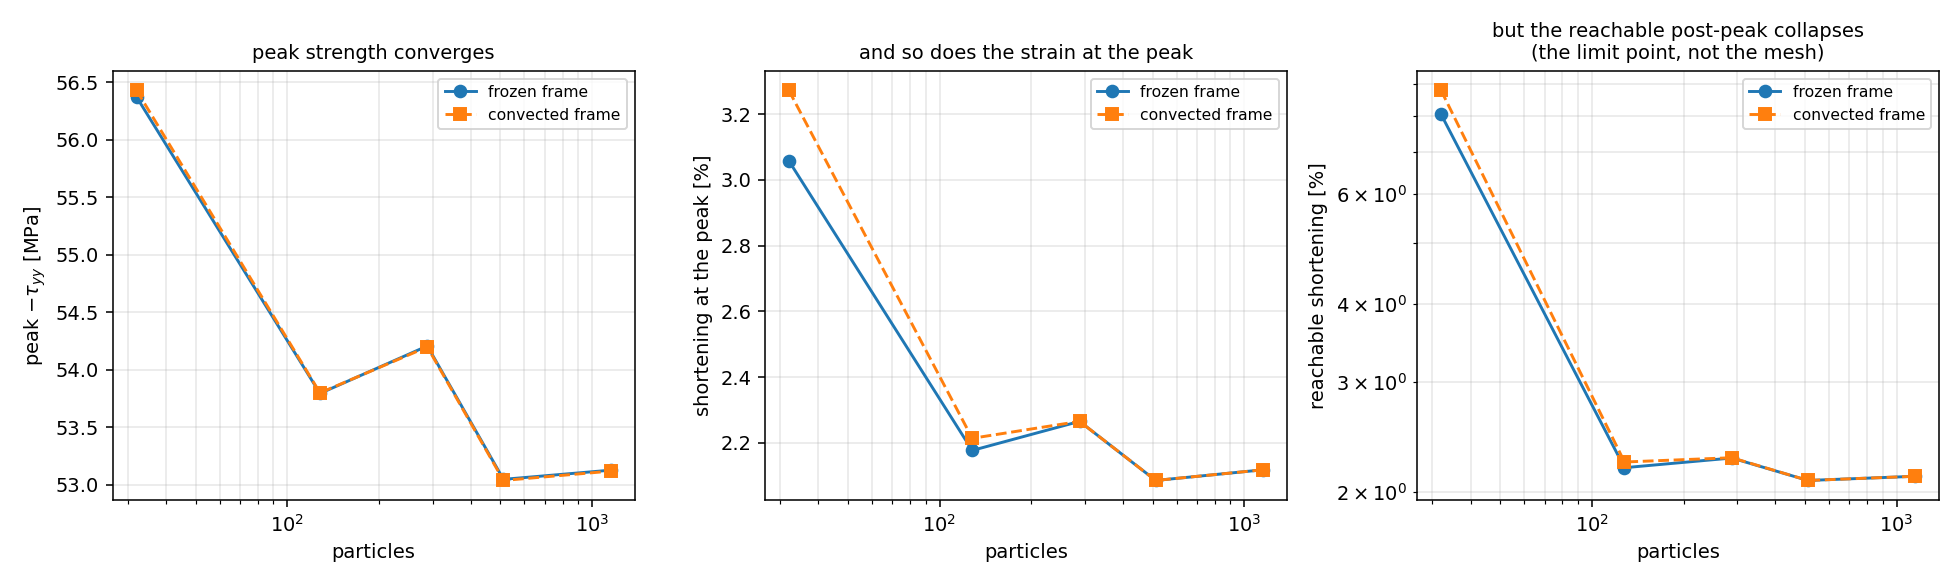

Generate this figure with Python:
# -*- coding: utf-8 -*-
"""Mesh-convergence summary for the plane-strain triaxial shear-band test.

Reads the ``snapshots_frame{0,1}_<tag>.npz`` files written by
``ortho_finite_strain_triaxial_shear_band_test.py`` and produces one table and one figure
comparing the meshes and the two material frames.

WHAT IS AND IS NOT A MESH STUDY HERE.  The runs are displacement controlled, and they terminate
AT the structural limit point -- the peak is passed by one increment and then the tangent
stiffness is singular.  So:

  * the PEAK strength and the strain at which it occurs ARE converged quantities and are what
    this script reports;
  * the BAND WIDTH is not, because at the point the runs stop the damage has barely started
    (omega of order 0.01), and a band width measured there is a width of the incipient
    localisation, not of the developed band.  Getting the developed band at h < l needs
    arc-length or indirect control.

Usage
-----
    python mesh_convergence.py
"""

import glob
import re

import numpy as np

L_NONLOCAL = 1.25
WIDTH, HEIGHT = 10.0, 20.0


def load():
    runs = {}
    for path in sorted(glob.glob("snapshots_frame*_h*l.npz")):
        m = re.match(r"snapshots_frame(\d)_(h.*)\.npz", path)
        if not m:
            continue
        frame, tag = int(m.group(1)), m.group(2)
        d = np.load(path)
        nP = d["omega"].shape[1]
        # nX * nY = nP with nX/nY = WIDTH/HEIGHT -> nY = sqrt(nP * HEIGHT / WIDTH)
        nY = int(round(np.sqrt(nP * HEIGHT / WIDTH)))
        h = HEIGHT / nY
        runs[(tag, frame)] = dict(d=d, nP=nP, h=h, tag=tag, frame=frame)
    return runs


def main():
    runs = load()
    if not runs:
        print("no snapshots_frame*_h*l.npz found -- run the test with --tag h... first")
        return

    tags = sorted({k[0] for k in runs}, key=lambda t: -runs[(t, 0)]["h"])

    print("=" * 100)
    print(" MESH CONVERGENCE -- plane-strain triaxial compression, 5 MPa confinement,")
    print(" SQCNIxNSNI stabilized nodal integration, bedding normal at 45 deg")
    print("=" * 100)
    print(f"{'h [mm]':>8} {'h/l':>6} {'particles':>10} | {'peak frozen':>12} {'at [%]':>7}"
          f" | {'peak convect':>13} {'at [%]':>7} | {'diff [%]':>9} | {'reached f/c [%]':>16}"
          f" | {'max Rp [deg]':>12}")
    print("-" * 100)
    rows = []
    for tag in tags:
        if (tag, 0) not in runs or (tag, 1) not in runs:
            continue
        r0, r1 = runs[(tag, 0)], runs[(tag, 1)]
        h0, h1 = r0["d"]["history"], r1["d"]["history"]
        i0, i1 = np.argmin(h0[:, 1]), np.argmin(h1[:, 1])
        p0, p1 = -h0[i0, 1], -h1[i1, 1]
        rows.append((r0["h"], r0["nP"], p0, h0[i0, 0] * 100, p1, h1[i1, 0] * 100,
                     h0[-1, 0] * 100, h1[-1, 0] * 100, r1["d"]["frameRotation"].max()))
        print(f"{r0['h']:8.4f} {r0['h'] / L_NONLOCAL:6.3f} {r0['nP']:10d} | {p0:12.3f} {h0[i0, 0] * 100:7.3f}"
              f" | {p1:13.3f} {h1[i1, 0] * 100:7.3f} | {100 * (p1 - p0) / p0:9.3f}"
              f" | {h0[-1, 0] * 100:7.2f} /{h1[-1, 0] * 100:7.2f} | {r1['d']['frameRotation'].max():12.3f}")
    print("-" * 100)
    if len(rows) > 1:
        print("  successive change of the frozen peak:  "
              + "  ".join(f"{100 * (rows[i + 1][2] - rows[i][2]) / rows[i][2]:+.2f} %"
                          for i in range(len(rows) - 1)))
        print(f"  the two frames agree on the peak to {max(abs(r[4] - r[2]) / r[2] for r in rows) * 100:.3f} %"
              " at every mesh -- the frame has barely turned by the peak, so it cannot matter there")
        print("  reachable shortening COLLAPSES with refinement: that is the limit point, not"
              " mesh dependence,")
        print("  and it is why the post-peak comparison is only available on the coarsest mesh.")

    import matplotlib

    matplotlib.use("Agg")
    import matplotlib.pyplot as plt

    a = np.array(rows)
    fig, ax = plt.subplots(1, 3, figsize=(14.0, 4.2))

    ax[0].plot(a[:, 1], a[:, 2], "o-", label="frozen frame")
    ax[0].plot(a[:, 1], a[:, 4], "s--", label="convected frame")
    ax[0].set_xscale("log")
    ax[0].set_xlabel("particles")
    ax[0].set_ylabel(r"peak $-\tau_{yy}$ [MPa]")
    ax[0].set_title("peak strength converges", fontsize=10)

    ax[1].plot(a[:, 1], a[:, 3], "o-", label="frozen frame")
    ax[1].plot(a[:, 1], a[:, 5], "s--", label="convected frame")
    ax[1].set_xscale("log")
    ax[1].set_xlabel("particles")
    ax[1].set_ylabel("shortening at the peak [%]")
    ax[1].set_title("and so does the strain at the peak", fontsize=10)

    ax[2].plot(a[:, 1], a[:, 6], "o-", label="frozen frame")
    ax[2].plot(a[:, 1], a[:, 7], "s--", label="convected frame")
    ax[2].set_xscale("log")
    ax[2].set_yscale("log")
    ax[2].set_xlabel("particles")
    ax[2].set_ylabel("reachable shortening [%]")
    ax[2].set_title("but the reachable post-peak collapses\n(the limit point, not the mesh)",
                    fontsize=10)

    for a_ in ax:
        a_.grid(alpha=0.3, which="both")
        a_.legend(fontsize=8)
    fig.tight_layout()
    fig.savefig("mesh_convergence.png", dpi=140)
    print("\n  wrote mesh_convergence.png")


if __name__ == "__main__":
    main()
